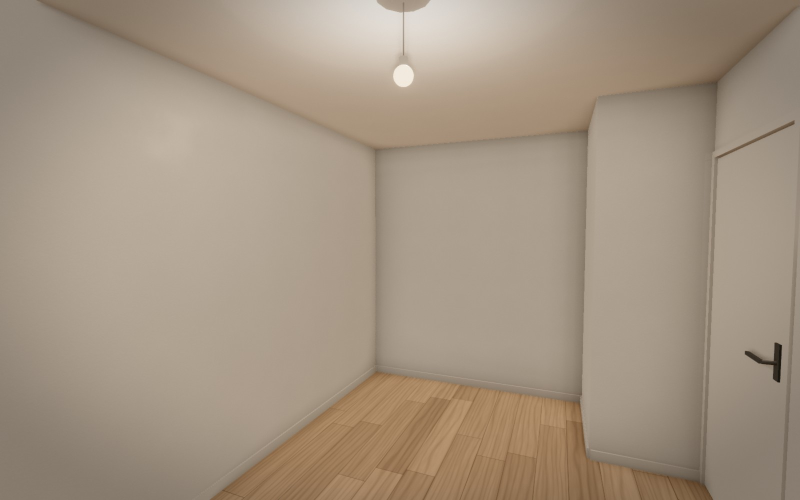
#> input picture plans/3081-613-ef700f1f/photos/ch01-inverse-jour.jpg, 1600 x 1000 px, given as the content of the folder ../plans/3081-613-ef700f1f/photos/ch01-inverse-jour.jpg, which was not available (shown at 1/2 size)
$ python planche.py ../plans/3081-613-ef700f1f/photos/ch01-inverse-jour.jpg ../plans/3081-613-ef700f1f/photos/ch01-jour.jpg
#> lines starting #> are read from the running program, lines starting #| are printed output that depends on the picture; pictures that were not available may be replaced by others from this repository, and a replacement may not be noted
# python3 outils/planche.py plans/<id>/photos <sortie.jpg> : planche contact des photos.
# Avec le plan.json du dossier : ordre de la galerie, étiquette « niveau · vue » sur un plan à plusieurs niveaux.
import sys, json
from pathlib import Path
from PIL import Image, ImageDraw, ImageFont
d = Path(sys.argv[1]); out = sys.argv[2]
fs = sorted(d.glob('*.jpg')); noms = {f.stem: f.stem for f in fs}
try:
    P = json.loads((d.parent / 'plan.json').read_text())
    lv = P.get('levels') or []
    nomlv = lambda k: (lv[k].get('name') if k is not None and 0 <= k < len(lv) else None) or (f'Niveau {k + 1}' if k is not None else '')
    rang = {}
    for i, p in enumerate(P.get('photos', [])):
        for f in fs:
            if f.stem.startswith(p['id'] + '-') and f.stem[len(p['id']) + 1:] in {m.get('id') for m in P.get('moments') or [{'id': 'jour'}]}:
                rang[f.stem] = i
                if len(lv) > 1: noms[f.stem] = f"{nomlv(p.get('level', 0))} · {f.stem}"
    fs.sort(key=lambda f: (rang.get(f.stem, 1e9), f.stem))
except (OSError, ValueError):
    pass
W = 640; ims = []
for f in fs:
    im = Image.open(f); im = im.resize((W, int(im.height * W / im.width))); ims.append((noms[f.stem], im))
#> further down, im is the input picture: PIL image 1600x1000 RGB; mean R, G, B 163.6, 148.1, 130.3
#> after `im = im.resize((W, int(im.height * W / im.width)))`:
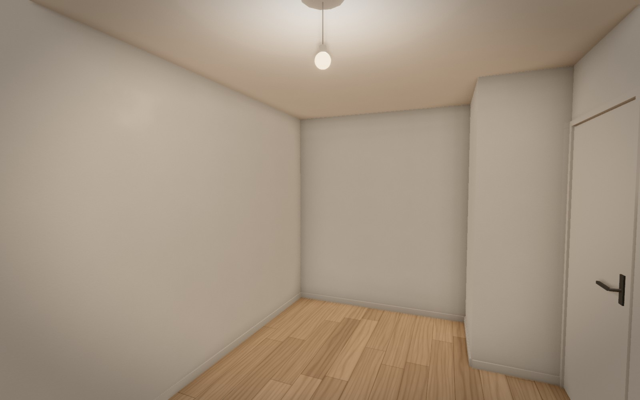
#> im: PIL image 640x400 RGB; mean R, G, B 163.6, 148.1, 130.3
cols = 3; rows = (len(ims) + cols - 1) // cols; h = max(i.height for _, i in ims) + 28
#> after `rows = (len(ims) + cols - 1) // cols`: rows = 1
#> after `h = max((i.height for _, i in ims)) + 28`: h = 428
sheet = Image.new('RGB', (cols * W, rows * h), 'white'); dr = ImageDraw.Draw(sheet)
#> after `sheet = Image.new('RGB', (cols * W, rows * h), 'white')`: sheet: PIL image 1920x428 RGB; every value is 255
font = ImageFont.truetype('/System/Library/Fonts/Supplemental/Arial Bold.ttf', 20)
for k, (n, im) in enumerate(ims):
    x, y = (k % cols) * W, (k // cols) * h; sheet.paste(im, (x, y + 28)); dr.text((x + 6, y + 4), n, fill='black', font=font)
#> this loop made 1 pass
#> (n, x, y) on pass 1: ('ch01-inverse-jour', 0, 0)
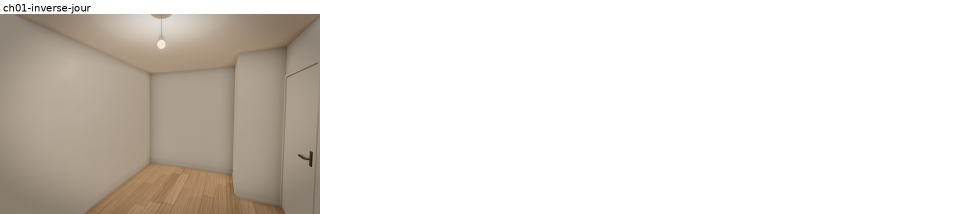
#> sheet: PIL image 1920x428 RGB (shown at 1/2 size); mean R, G, B 226.3, 221.5, 215.9
sheet.save(out, quality=85)

$ run again, on plans/3081-613-ef700f1f/photos/entree-jour.jpg
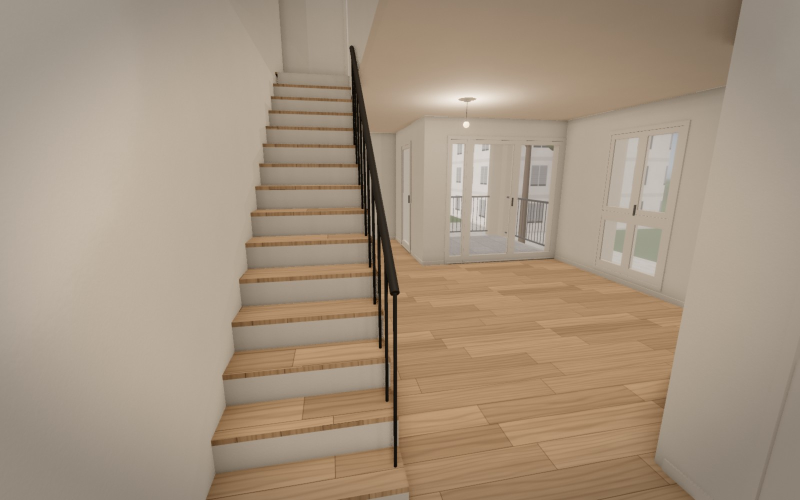
#> input picture plans/3081-613-ef700f1f/photos/entree-jour.jpg, 1600 x 1000 px, given as the content of the folder ../plans/3081-613-ef700f1f/photos/entree-jour.jpg, which was not available (shown at 1/2 size)
#> im is the input picture: PIL image 1600x1000 RGB; mean R, G, B 164.8, 147.5, 128.1
#> `im = im.resize((W, int(im.height * W / im.width)))`:
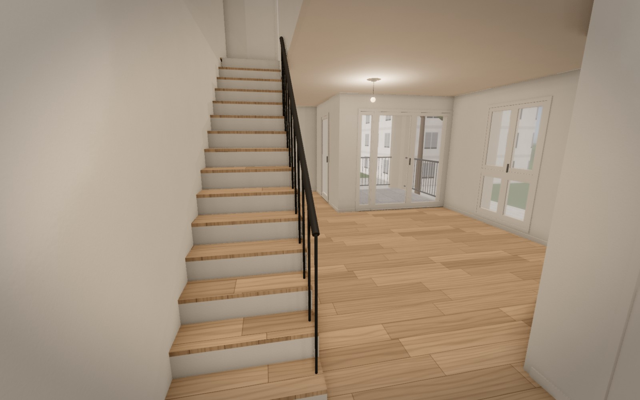
#> im: PIL image 640x400 RGB; mean R, G, B 164.8, 147.5, 128.1
#> rows = 1
#> h = 428
#> the loop `for k, (n, im) in enumerate(ims):` made 1 pass
#> (n, x, y) on pass 1: ('entree-jour', 0, 0)
#> after the loop `for k, (n, im) in enumerate(ims):`:
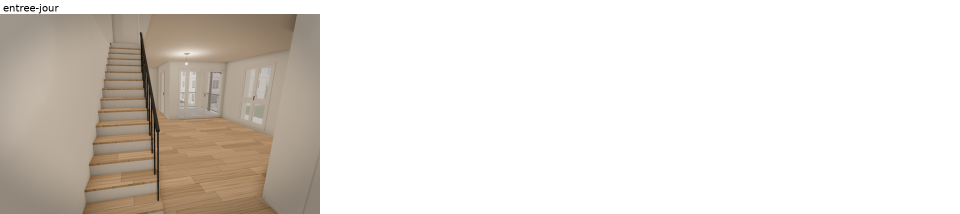
#> sheet: PIL image 1920x428 RGB (shown at 1/2 size); mean R, G, B 226.8, 221.3, 215.3

$ run again, on plans/3081-613-ef700f1f/photos/loggia-jour.jpg
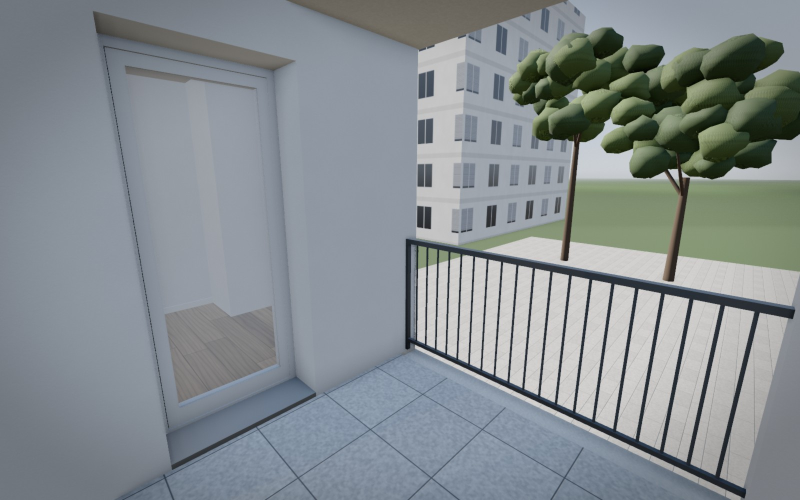
#> input picture plans/3081-613-ef700f1f/photos/loggia-jour.jpg, 1600 x 1000 px, given as the content of the folder ../plans/3081-613-ef700f1f/photos/loggia-jour.jpg, which was not available (shown at 1/2 size)
#> im is the input picture: PIL image 1600x1000 RGB; mean R, G, B 133.3, 140.4, 143.9
#> `im = im.resize((W, int(im.height * W / im.width)))`:
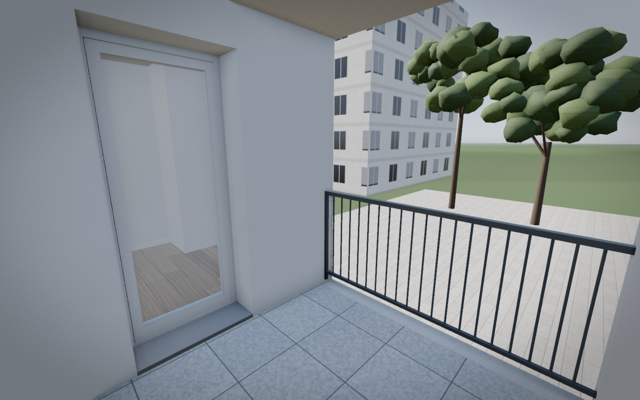
#> im: PIL image 640x400 RGB; mean R, G, B 133.3, 140.4, 143.9
#> rows = 1
#> h = 428
#> the loop `for k, (n, im) in enumerate(ims):` made 1 pass
#> (n, x, y) on pass 1: ('loggia-jour', 0, 0)
#> after the loop `for k, (n, im) in enumerate(ims):`:
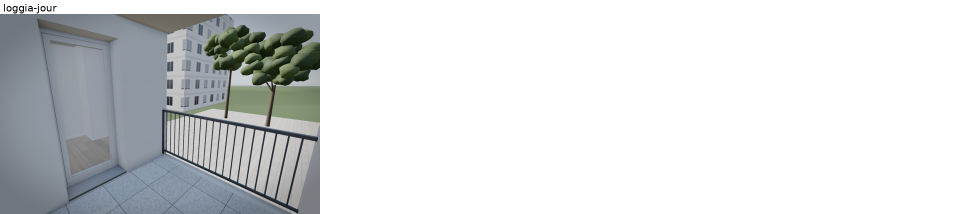
#> sheet: PIL image 1920x428 RGB (shown at 1/2 size); mean R, G, B 216.9, 219.2, 220.2

$ run again, on plans/3081-613-ef700f1f/photos/loggia2-jour.jpg
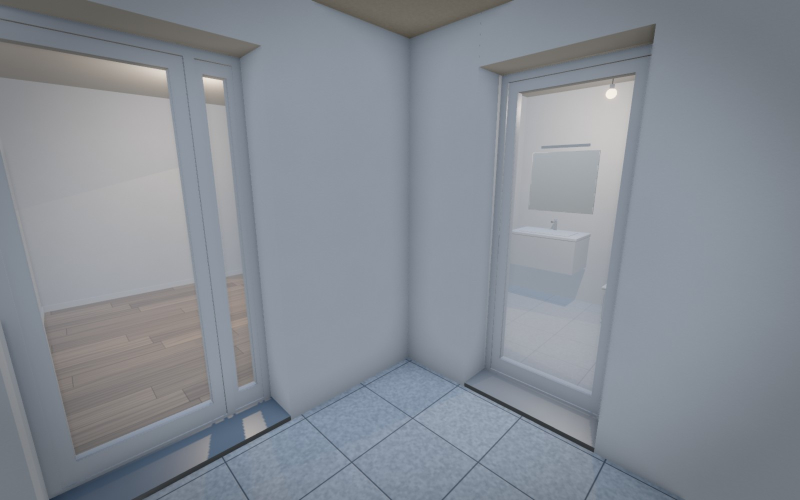
#> input picture plans/3081-613-ef700f1f/photos/loggia2-jour.jpg, 1600 x 1000 px, given as the content of the folder ../plans/3081-613-ef700f1f/photos/loggia2-jour.jpg, which was not available (shown at 1/2 size)
#> im is the input picture: PIL image 1600x1000 RGB; mean R, G, B 134.6, 140.6, 148.6
#> `im = im.resize((W, int(im.height * W / im.width)))`:
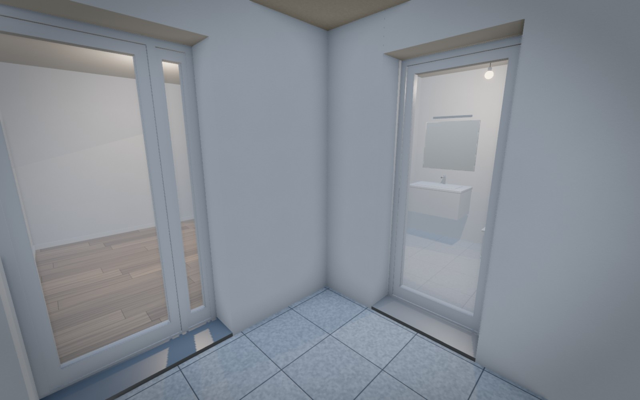
#> im: PIL image 640x400 RGB; mean R, G, B 134.6, 140.6, 148.6
#> rows = 1
#> h = 428
#> the loop `for k, (n, im) in enumerate(ims):` made 1 pass
#> (n, x, y) on pass 1: ('loggia2-jour', 0, 0)
#> after the loop `for k, (n, im) in enumerate(ims):`:
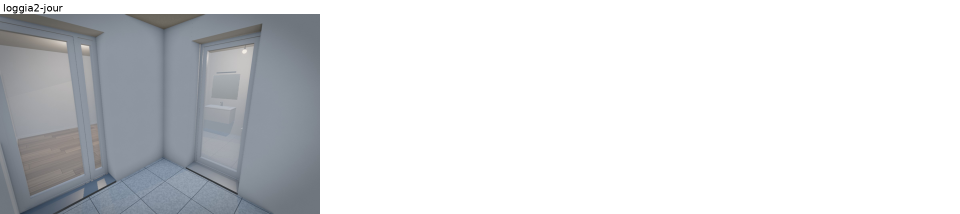
#> sheet: PIL image 1920x428 RGB (shown at 1/2 size); mean R, G, B 217.3, 219.2, 221.7
